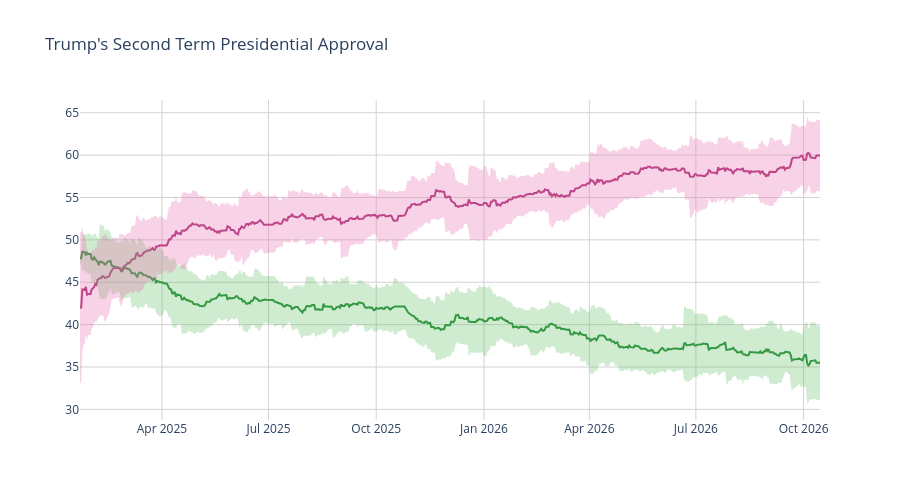

Write notebook code for a chart like this one.
### Code cell
disappr_ci_hex = "#e86eaf"
appr_ci_hex = "#60be65"
disappr_ci_rgba = "rgba(232, 110, 175, 0.3)"
appr_ci_rgba = "rgba(96, 190, 101, 0.3)"
grid_col = "#d4d2d2"


# Approve
fig = go.Figure(go.Scatter(
    x=pres['end_date'],
    y=pres['approve'],
    hovertemplate="%{y:.2f}%",
    name="<b>Approve</b>",
    line=dict(color="#228833"),
    showlegend=False
))

# Disapprove
fig.add_trace(go.Scatter(
    x=pres['end_date'],
    y=pres['disapprove'],
    hovertemplate="%{y:.2f}%",
    name="<b>Disapprove</b>",
    line=dict(color="#aa3377"),
    showlegend=False
    )
)

# Approve CI
fig.add_traces([

    # Upper bound
    go.Scatter(
        x=pres['end_date'],
        y=pres['approve_upper_ci'],
        marker=dict(color=appr_ci_hex),
        line=dict(width=0),
        mode='lines',
        showlegend=False,
        hoverinfo="skip"
    ),

    # Lower bound
    go.Scatter(
        x=pres['end_date'],
        y=pres['approve_lower_ci'],
        marker=dict(color=appr_ci_hex),
        line=dict(width=0),
        mode='lines',
        fillcolor=appr_ci_rgba,
        fill="tonexty",
        showlegend=False,
        hoverinfo="skip"
    )
])

# Disapprove CI
fig.add_traces([

    # Upper bound
    go.Scatter(
        x=pres['end_date'],
        y=pres['disapprove_upper_ci'],
        marker=dict(color=disappr_ci_hex),
        line=dict(width=0),
        mode='lines',
        showlegend=False,
        hoverinfo="skip"
    ),

    # Lower bound
    go.Scatter(
        x=pres['end_date'],
        y=pres['disapprove_lower_ci'],
        marker=dict(color=disappr_ci_hex),
        line=dict(width=0),
        mode='lines',
        fillcolor=disappr_ci_rgba,
        fill="tonexty",
        showlegend=False,
        hoverinfo="skip"
    )
])

fig.update_layout(
    title=dict(text="Trump's Second Term Presidential Approval"),
    hovermode="x"
)

fig.update_xaxes(gridcolor=grid_col)
fig.update_yaxes(gridcolor=grid_col)

fig.update_layout(hovermode="x", hoverlabel_align="right", plot_bgcolor="rgba(0, 0, 0, 0)", height=500)
fig.show()

### Figure 1 — Plotly figure (JSON) as saved in the notebook; plotly's stock layout.template omitted (floating-point values rounded to 4 significant figures; data arrays with more than 128 entries replaced by an {"elided": "..."} marker saying what was removed)
{"data": [{"hovertemplate": "%{y:.2f}%", "line": {"color": "#228833"}, "name": "<b>Approve</b>", "showlegend": false, "type": "scatter", "x": {"elided": "633 str values"}, "y": {"elided": "633 float values"}}, {"hovertemplate": "%{y:.2f}%", "line": {"color": "#aa3377"}, "name": "<b>Disapprove</b>", "showlegend": false, "type": "scatter", "x": {"elided": "633 str values"}, "y": {"elided": "633 float values"}}, {"hoverinfo": "skip", "line": {"width": 0}, "marker": {"color": "#60be65"}, "mode": "lines", "showlegend": false, "type": "scatter", "x": {"elided": "633 str values"}, "y": {"elided": "633 float values"}}, {"fill": "tonexty", "fillcolor": "rgba(96, 190, 101, 0.3)", "hoverinfo": "skip", "line": {"width": 0}, "marker": {"color": "#60be65"}, "mode": "lines", "showlegend": false, "type": "scatter", "x": {"elided": "633 str values"}, "y": {"elided": "633 float values"}}, {"hoverinfo": "skip", "line": {"width": 0}, "marker": {"color": "#e86eaf"}, "mode": "lines", "showlegend": false, "type": "scatter", "x": {"elided": "633 str values"}, "y": {"elided": "633 float values"}}, {"fill": "tonexty", "fillcolor": "rgba(232, 110, 175, 0.3)", "hoverinfo": "skip", "line": {"width": 0}, "marker": {"color": "#e86eaf"}, "mode": "lines", "showlegend": false, "type": "scatter", "x": {"elided": "633 str values"}, "y": {"elided": "633 float values"}}], "layout": {"height": 500, "hoverlabel": {"align": "right"}, "hovermode": "x", "plot_bgcolor": "rgba(0, 0, 0, 0)", "title": {"text": "Trump's Second Term Presidential Approval"}, "xaxis": {"gridcolor": "#d4d2d2"}, "yaxis": {"gridcolor": "#d4d2d2"}}}
